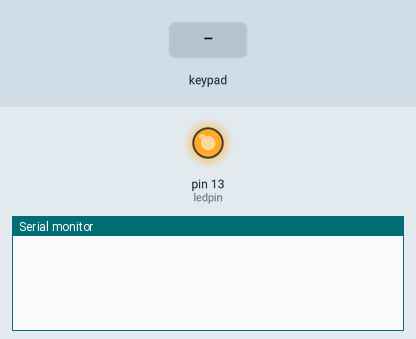
Bench run of a sketch on a simulated Arduino Uno, built with avr-gcc and run on an emulated ATmega328P. Parts: output pins drawn as LEDs (lit = HIGH), the last lines printed to the serial monitor. Inputs (shaded band) come from the test bench.

Above: at 1.2 s.
1.3 s: key '5' pressed
At 2.4 s:
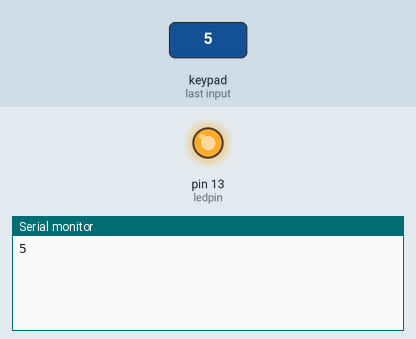
2.8 s: key 'N' pressed
At 3.6 s:
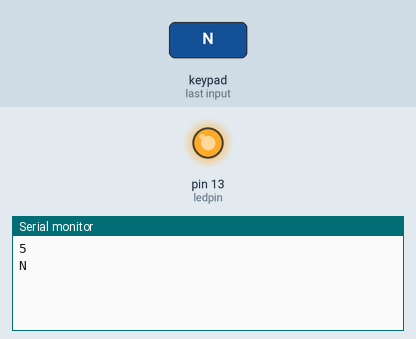
4.3 s: key 'E' pressed
At 4.8 s:
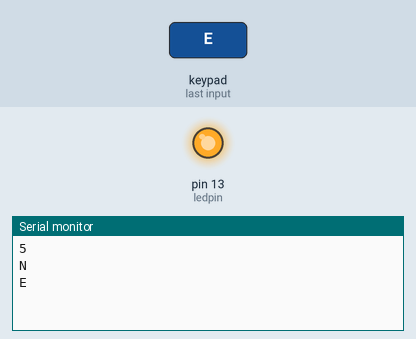

Measured:
- after the input at 1.3 s, the serial monitor: prints a new line at once (image 1)
- after the input at 2.8 s, the serial monitor: prints a new line at once (image 2)
- after the input at 4.3 s, the serial monitor: prints a new line at once (image 3)

The sketch:

Keyboard_Matrix.ino
```cpp
/*  Title:       Merlin Keypad Matrix
 *  Description: Read key pressed from Parker Brothers Merlin handheld game.
 *  Author:      Colin Travis
 *  Version:     0.2
 *  Modified:    11/13/2017
 *
 */
#include <Keypad.h>

// The Merlin keypad is one piece of clear thin flexible plastic with Metallic pads
//   printed on one side, that when folded in half will touch each other
const byte PIN_1 = 4; // Four rows
const byte PIN_2 = 4; // Four columns
// Define the Keymap
char keys[PIN_1][PIN_2] = {
  {'15','COMP TURN','HIT ME','SAME GAME'},
  {'NEW GAME','10','8','7'},
  {'9','6','5','4'},
  {'3','2','1','0'}
};

byte rowPins[PIN_1] = { 7, 6, 4, 5};

byte colPins[PIN_2] = { 9, 8, 3, 2};

// Create the Keypad
Keypad kpd = Keypad( makeKeymap(keys), rowPins, colPins, PIN_1, PIN_2 );

#define ledpin 13

void setup()
{
  pinMode(ledpin,OUTPUT);
  digitalWrite(ledpin, HIGH);
  Serial.begin(9600);
}

void loop()
{
  char key = kpd.getKey();
  if(key)  // Check for a valid key.
  {
    switch (key)
    {
      case 'NEW GAME':
        digitalWrite(ledpin, LOW);
        break;
      case 'SAME GAME':
        digitalWrite(ledpin, HIGH);
        break;
      case 'HIT ME':
        digitalWrite(ledpin, LOW);
        break;
      case 'COMP TURN':
        digitalWrite(ledpin, HIGH);
        break;
      default:
        Serial.println(key);
    }
  }
}
```
